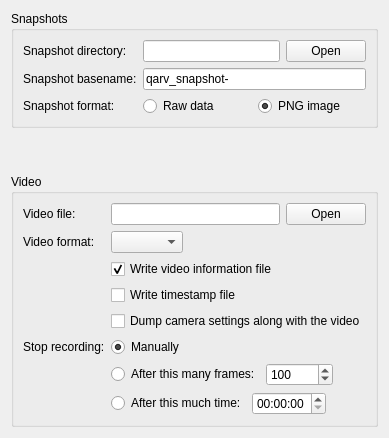
      <widget class="QWidget" name="recordingTab">
       <attribute name="title">
        <string>Recording</string>
       </attribute>
       <layout class="QVBoxLayout" name="verticalLayout_11">
        <item>
         <layout class="QVBoxLayout" name="verticalLayout_10">
          <item>
           <widget class="QGroupBox" name="snapshotBox">
            <property name="title">
             <string>Snapshots</string>
            </property>
            <layout class="QFormLayout" name="formLayout_5">
             <item row="0" column="0">
              <widget class="QLabel" name="label_15">
               <property name="text">
                <string>Snapshot directory:</string>
               </property>
              </widget>
             </item>
             <item row="0" column="1">
              <layout class="QHBoxLayout" name="horizontalLayout_8">
               <item>
                <widget class="QLineEdit" name="snappathEdit">
                 <property name="toolTip">
                  <string>Snapshots will be put in this directory.</string>
                 </property>
                </widget>
               </item>
               <item>
                <widget class="QPushButton" name="chooseSnappathButton">
                 <property name="toolTip">
                  <string>Open directory.</string>
                 </property>
                 <property name="text">
                  <string>Open</string>
                 </property>
                 <property name="icon">
                  <iconset theme="document-open">
                   <normaloff>.</normaloff>.</iconset>
                 </property>
                </widget>
               </item>
              </layout>
             </item>
             <item row="1" column="0">
              <widget class="QLabel" name="label_21">
               <property name="text">
                <string>Snapshot basename:</string>
               </property>
              </widget>
             </item>
             <item row="1" column="1">
              <widget class="QLineEdit" name="snapbasenameEdit">
               <property name="toolTip">
                <string>Snapshot file names will begin with this basename and will have the current date and time appended.</string>
               </property>
               <property name="text">
                <string notr="true">qarv_snapshot-</string>
               </property>
              </widget>
             </item>
             <item row="2" column="0">
              <widget class="QLabel" name="label_16">
               <property name="text">
                <string>Snapshot format:</string>
               </property>
              </widget>
             </item>
             <item row="2" column="1">
              <layout class="QHBoxLayout" name="horizontalLayout_11">
               <item>
                <widget class="QRadioButton" name="snapshotRaw">
                 <property name="toolTip">
                  <string>Frame data is simply dumped into the file undecoded.</string>
                 </property>
                 <property name="text">
                  <string>Raw data</string>
                 </property>
                 <attribute name="buttonGroup">
                  <string notr="true">buttonGroup</string>
                 </attribute>
                </widget>
               </item>
               <item>
                <widget class="QRadioButton" name="snapshotPNG">
                 <property name="toolTip">
                  <string>The saved snapshot is as shown in the Video Display.</string>
                 </property>
                 <property name="text">
                  <string>PNG image</string>
                 </property>
                 <property name="checked">
                  <bool>true</bool>
                 </property>
                 <attribute name="buttonGroup">
                  <string notr="true">buttonGroup</string>
                 </attribute>
                </widget>
               </item>
              </layout>
             </item>
            </layout>
           </widget>
          </item>
          <item>
           <spacer name="verticalSpacer_3">
            <property name="orientation">
             <enum>Qt::Vertical</enum>
            </property>
            <property name="sizeHint" stdset="0">
             <size>
              <width>20</width>
              <height>40</height>
             </size>
            </property>
           </spacer>
          </item>
          <item>
           <widget class="QGroupBox" name="videoBox">
            <property name="title">
             <string>Video</string>
            </property>
            <layout class="QFormLayout" name="formLayout_6">
             <property name="fieldGrowthPolicy">
              <enum>QFormLayout::ExpandingFieldsGrow</enum>
             </property>
             <item row="0" column="0">
              <widget class="QLabel" name="label_12">
               <property name="text">
                <string>Video file:</string>
               </property>
              </widget>
             </item>
             <item row="0" column="1">
              <layout class="QHBoxLayout" name="horizontalLayout_5">
               <item>
                <widget class="QLineEdit" name="filenameEdit">
                 <property name="toolTip">
                  <string>The file to store recorded video.</string>
                 </property>
                </widget>
               </item>
               <item>
                <widget class="QPushButton" name="chooseFilenameButton">
                 <property name="toolTip">
                  <string>Open file.</string>
                 </property>
                 <property name="text">
                  <string>Open</string>
                 </property>
                 <property name="icon">
                  <iconset theme="document-open">
                   <normaloff>.</normaloff>.</iconset>
                 </property>
                </widget>
               </item>
              </layout>
             </item>
             <item row="1" column="0">
              <widget class="QLabel" name="label_17">
               <property name="text">
                <string>Video format:</string>
               </property>
              </widget>
             </item>
             <item row="1" column="1">
              <widget class="QComboBox" name="videoFormatSelector">
               <property name="toolTip">
                <string>Choose format of recorded video.</string>
               </property>
              </widget>
             </item>
             <item row="2" column="1">
              <widget class="QCheckBox" name="recordInfoCheck">
               <property name="toolTip">
                <string>Raw video formats do not contain any identifying information in the video file itself. If checked, an additional file with a .qarv extension will be created and will contain video format information. This file can be opened with the qarv video player.</string>
               </property>
               <property name="text">
                <string>Write video information file</string>
               </property>
               <property name="checked">
                <bool>true</bool>
               </property>
              </widget>
             </item>
             <item row="3" column="1">
              <widget class="QCheckBox" name="recordTimestampsCheck">
               <property name="toolTip">
                <string>An additional file with a .timestamps extension will be created and will contain frame timestamps in nanoseconds, one per line, in text form.</string>
               </property>
               <property name="text">
                <string>Write timestamp file</string>
               </property>
              </widget>
             </item>
             <item row="4" column="1">
              <widget class="QCheckBox" name="recordMetadataCheck">
               <property name="toolTip">
                <string>Creates an additional file with .caminfo extension. It can be loaded using Advanced settings tab.</string>
               </property>
               <property name="text">
                <string>Dump camera settings along with the video</string>
               </property>
              </widget>
             </item>
             <item row="5" column="0">
              <widget class="QLabel" name="label_19">
               <property name="text">
                <string>Stop recording:</string>
               </property>
              </widget>
             </item>
             <item row="5" column="1">
              <widget class="QRadioButton" name="stopRecordingManuallyRadio">
               <property name="toolTip">
                <string>Recording will not be stopped automatically.</string>
               </property>
               <property name="text">
                <string>Manually</string>
               </property>
               <property name="checked">
                <bool>true</bool>
               </property>
               <attribute name="buttonGroup">
                <string notr="true">stopRecordingRadios</string>
               </attribute>
              </widget>
             </item>
             <item row="6" column="1">
              <layout class="QHBoxLayout" name="horizontalLayout">
               <item>
                <widget class="QRadioButton" name="stopRecordingFramesRadio">
                 <property name="toolTip">
                  <string>Recording will be stopped when the specified number of frames is recorded.</string>
                 </property>
                 <property name="text">
                  <string>After this many frames:</string>
                 </property>
                 <attribute name="buttonGroup">
                  <string notr="true">stopRecordingRadios</string>
                 </attribute>
                </widget>
               </item>
               <item>
                <widget class="QSpinBox" name="stopRecordingFrames">
                 <property name="minimum">
                  <number>1</number>
                 </property>
                 <property name="maximum">
                  <number>100000</number>
                 </property>
                 <property name="value">
                  <number>100</number>
                 </property>
                </widget>
               </item>
              </layout>
             </item>
             <item row="7" column="1">
              <layout class="QHBoxLayout" name="horizontalLayout_15">
               <item>
                <widget class="QRadioButton" name="stopRecordingTimeRadio">
                 <property name="toolTip">
                  <string>Recording will be stopped when the specified amount of time elapses. Time is specified as hours:minutes:seconds.</string>
                 </property>
                 <property name="text">
                  <string>After this much time:</string>
                 </property>
                 <attribute name="buttonGroup">
                  <string notr="true">stopRecordingRadios</string>
                 </attribute>
                </widget>
               </item>
               <item>
                <widget class="QTimeEdit" name="stopRecordingTime">
                 <property name="displayFormat">
                  <string notr="true">HH:mm:ss</string>
                 </property>
                </widget>
               </item>
              </layout>
             </item>
            </layout>
           </widget>
          </item>
         </layout>
        </item>
       </layout>
      </widget>
